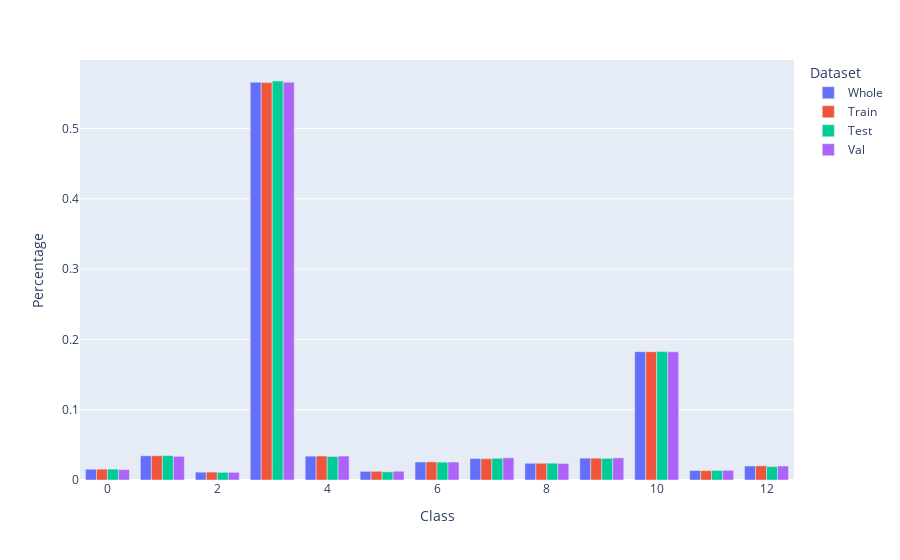

The notebook cell this image was saved under:
### Code cell
# check if the split is stratified
# make the 4 plots side by side
plt.figure(figsize=(24,6))
plt.subplot(1,4,1)
plt.title("Whole dataset")
targets = np.array(dataset.dataset.targets)
unique, counts = np.unique(targets, return_counts=True)
plt.bar(unique, counts/len(dataset))
plt.subplot(1,4,2)
plt.title("Train dataset")
train_targets = np.array(train_subset.dataset.dataset.targets)[train_subset.indices]
train_unique, train_counts =  np.unique(train_targets, return_counts=True)
plt.bar(train_unique, train_counts/len(train_subset))
plt.subplot(1,4,3)
plt.title("Test dataset")
test_targets = np.array(test_subset.dataset.dataset.targets)[test_subset.indices]
test_unique, test_counts =  np.unique(test_targets, return_counts=True)
plt.bar(test_unique, test_counts/len(test_subset))
plt.subplot(1,4,4)
plt.title("Val dataset")
val_targets = np.array(val_subset.dataset.dataset.targets)[val_subset.indices]
val_unique, val_counts =  np.unique(val_targets, return_counts=True)
plt.bar(val_unique, val_counts/len(val_subset))
plt.show()

# combine in the same plot using plotly express
df = pd.DataFrame({
    "Dataset": ["Whole"]*len(unique) + ["Train"]*len(train_unique) + ["Test"]*len(test_unique) + ["Val"]*len(val_unique),
    "Class": np.concatenate([unique, train_unique, test_unique, val_unique]),
    "Percentage": np.concatenate([counts/len(dataset), train_counts/len(train_subset), test_counts/len(test_subset), val_counts/len(val_subset)])
})

fig = px.bar(df, x="Class", y="Percentage", color="Dataset", barmode="group")
fig.show()

### Figure 1 — Plotly figure (JSON) as saved in the notebook; plotly's stock layout.template omitted (floating-point values rounded to 4 significant figures)
{"data": [{"alignmentgroup": "True", "hovertemplate": "Dataset=Whole<br>Class=%{x}<br>Percentage=%{y}<extra></extra>", "legendgroup": "Whole", "marker": {"color": "#636efa", "pattern": {"shape": ""}}, "name": "Whole", "offsetgroup": "Whole", "orientation": "v", "showlegend": true, "textposition": "auto", "type": "bar", "x": [0, 1, 2, 3, 4, 5, 6, 7, 8, 9, 10, 11, 12], "xaxis": "x", "y": [0.01534, 0.03442, 0.01113, 0.5659, 0.03395, 0.01224, 0.02565, 0.03062, 0.0238, 0.03108, 0.1826, 0.01349, 0.01989], "yaxis": "y"}, {"alignmentgroup": "True", "hovertemplate": "Dataset=Train<br>Class=%{x}<br>Percentage=%{y}<extra></extra>", "legendgroup": "Train", "marker": {"color": "#EF553B", "pattern": {"shape": ""}}, "name": "Train", "offsetgroup": "Train", "orientation": "v", "showlegend": true, "textposition": "auto", "type": "bar", "x": [0, 1, 2, 3, 4, 5, 6, 7, 8, 9, 10, 11, 12], "xaxis": "x", "y": [0.01544, 0.03452, 0.01125, 0.5653, 0.03409, 0.01239, 0.02576, 0.0303, 0.02381, 0.03106, 0.1826, 0.01338, 0.02014], "yaxis": "y"}, {"alignmentgroup": "True", "hovertemplate": "Dataset=Test<br>Class=%{x}<br>Percentage=%{y}<extra></extra>", "legendgroup": "Test", "marker": {"color": "#00cc96", "pattern": {"shape": ""}}, "name": "Test", "offsetgroup": "Test", "orientation": "v", "showlegend": true, "textposition": "auto", "type": "bar", "x": [0, 1, 2, 3, 4, 5, 6, 7, 8, 9, 10, 11, 12], "xaxis": "x", "y": [0.01549, 0.03469, 0.01094, 0.5676, 0.03343, 0.01154, 0.02537, 0.03088, 0.02397, 0.03077, 0.1826, 0.01362, 0.01909], "yaxis": "y"}, {"alignmentgroup": "True", "hovertemplate": "Dataset=Val<br>Class=%{x}<br>Percentage=%{y}<extra></extra>", "legendgroup": "Val", "marker": {"color": "#ab63fa", "pattern": {"shape": ""}}, "name": "Val", "offsetgroup": "Val", "orientation": "v", "showlegend": true, "textposition": "auto", "type": "bar", "x": [0, 1, 2, 3, 4, 5, 6, 7, 8, 9, 10, 11, 12], "xaxis": "x", "y": [0.01475, 0.03367, 0.0109, 0.5659, 0.03407, 0.0125, 0.02554, 0.03157, 0.02355, 0.03151, 0.1823, 0.01377, 0.01991], "yaxis": "y"}], "layout": {"barmode": "group", "legend": {"title": {"text": "Dataset"}, "tracegroupgap": 0}, "margin": {"t": 60}, "xaxis": {"anchor": "y", "domain": [0, 1], "title": {"text": "Class"}}, "yaxis": {"anchor": "x", "domain": [0, 1], "title": {"text": "Percentage"}}}}
